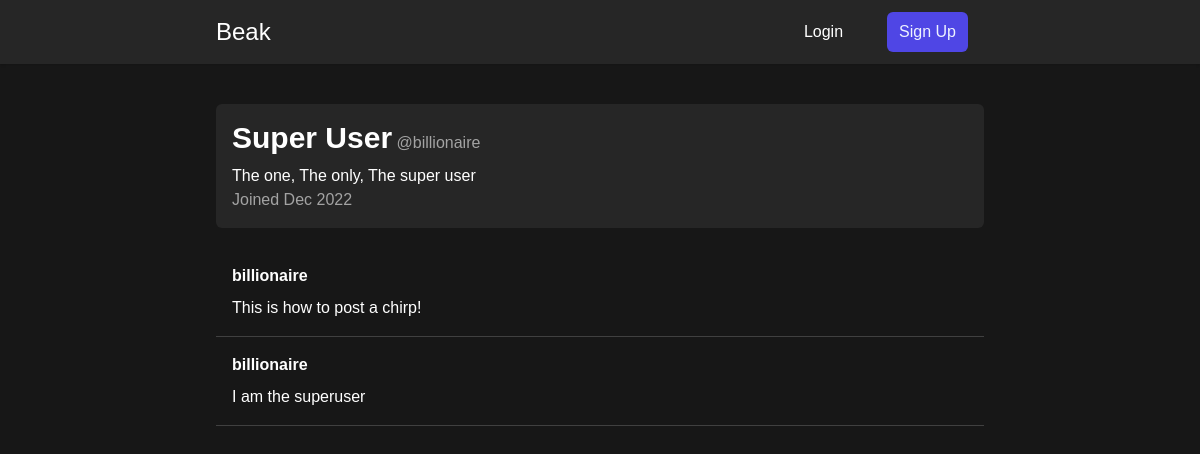
The app's page /billionaire/profile/, older data.
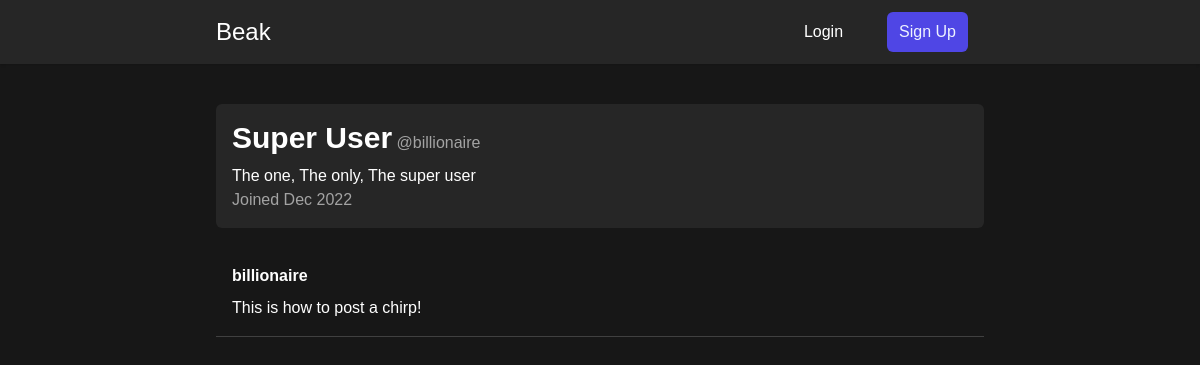
The same page, newer data.
### chirps/models.py (models this page shows)
class Chirp(models.Model):
    id = ShortUUIDField(primary_key=True)
    content = models.TextField(max_length=280)
    date_chirped = models.DateTimeField(default=timezone.now)
    author = models.ForeignKey(User, on_delete=models.CASCADE)

### users/views.py (the view)
# urls.py: path("<str:username>/profile/", views.profile, name="profile"),
def profile(request, username):
    profile_user = User.objects.get(username=username)
    profile_chirps = Chirp.objects.all().filter(
        author=profile_user).order_by('date_chirped').reverse()
    profile_profile = profile_user.profile
    return render(request, "users/profile.html", context={"profile_user": profile_user, "profile_chirps": profile_chirps, "profile": profile_profile})

### users/templates/users/profile.html (shortened to what this page needs)
{% extends 'ui/base.html' %}
{% block content %}
<div class="bg-neutral-200 dark:bg-neutral-800 p-4 rounded-md mb-5">
    <div class="flex justify-between">
        <div class="mb-2">
            <h1 class="inline text-3xl font-bold">{{ profile_user.first_name }} {{ profile_user.last_name }}</h1>
            <p class="inline text-neutral-700 dark:text-neutral-400">@{{ profile_user.username }}</p>
        </div>
    </div>
    <p>{{ profile.bio }}</p>
    <p class="text-neutral-600 dark:text-neutral-400">Joined {{ profile.date_created|date:'M Y' }}</p>
</div>
{% if profile_chirps %}
<div>
    {% for chirp in profile_chirps %}
    <article
        class="p-4 cursor-pointer hover:bg-neutral-200 dark:hover:bg-neutral-800 hover:bg-opacity-30 dark:hover:bg-opacity-30 transition-colors"
        x-data="{ date: dayjs(getDate()).fromNow() }" @click="console.log('hello world')">
        <div class="flex gap-5 mb-2">
            <h1 class="font-bold">{{ chirp.author }}</h1>
        </div>
        <h1>{{ chirp.content }}</h1>
    </article>
    <hr />
    {% endfor %}
</div>
{% else %}
<h1 class="text-2xl p-5">No chirps available by this user</h1>
{% endif %}
{% endblock content %}

Row changes from the older to the newer data that the page shows:
removed Chirp: author "billionaire", content "I am the superuser"
